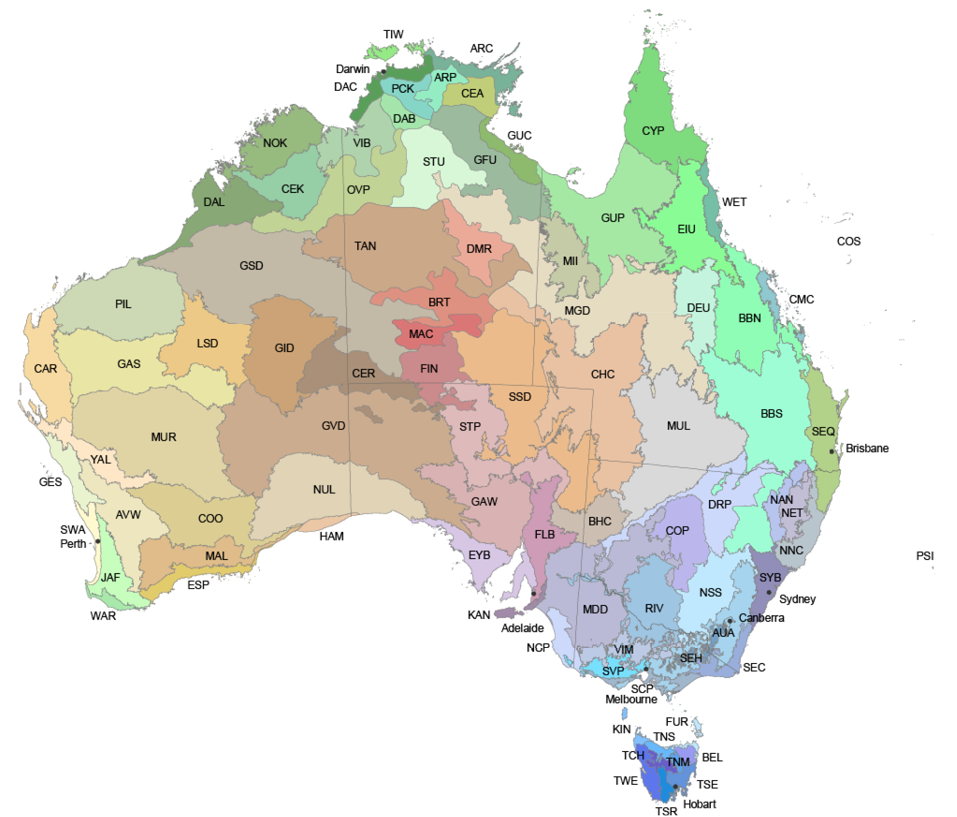
#> input picture maps/IBRA2.png, 957 x 817 px
$ python show_map.py
#> lines starting #> are read from the running program, lines starting #| are printed output that depends on the picture; after the words box and inside, x2 and y2 are one past the last pixel; in counts of white or black regions, pixels touching at a corner belong together
import cv2
import numpy as np

# Rights of the map go to https://wearebecome.com/article/tongjiziliao/cf/australian-ecosystems-k.html
map = "./maps/IBRA2.png"
LIMITS = 5

def convert_hsv_to_ranges(hsv):
    h = hsv[0]*255/360
    s = hsv[1]*255/100
    v = hsv[2]*255/100
    return [h, s, v]

def convert_to_ranges(hsv):
    new_hsv = convert_hsv_to_ranges(hsv)
    upper = [new_hsv[0]+LIMITS, new_hsv[1]+LIMITS, new_hsv[2]+LIMITS]
    lower = [new_hsv[0]-LIMITS, new_hsv[1]-LIMITS, new_hsv[2]-LIMITS]

    for idx, val in enumerate(upper):
        if val>255:
            upper[idx] = 255
    for idx, val in enumerate(lower):
        if val<0:
            lower[idx] = 0
    return [np.array(lower), np.array(upper)]

ibra_regs = {
    'CAR': [np.array([0, 77, 245], np.uint8), np.array([29, 98, 255], np.uint8)],
    'GAS': [np.array([25, 69, 226], np.uint8), np.array([39, 78, 255], np.uint8)],
    'PIL': [81, 17, 85],
    'MUR': [np.array([23, 61, 208], np.uint8), np.array([27, 68, 227], np.uint8)],
    'GES': [77, 15, 95],
    'YAL': [35, 21, 99],
    'SWA': [52, 18,100],
    'AVW': [51, 19, 92],
    'JAF': [110, 25, 99],
    'WAR': [122, 27, 90],
    'ESP': [48, 52, 88],
    'MAL': [35, 38, 87],
    'COO': [48, 33, 86],
    'PIL': [81, 17, 85],
    'DMR': [np.array([0, 0, 235], np.uint8), np.array([10, 255, 255], np.uint8)],
    'CHC': [np.array([10, 75, 226], np.uint8), np.array([13, 78, 240], np.uint8)],
}

text = [np.array([0, 0, 0]), np.array([254, 255, 127])]
outline = [np.array([0, 0, 255]), np.array([0, 0, 255])]


img = cv2.imread(map, 1)
#> img is the input picture: shape (817, 957, 3); mean B, G, R 216.5, 227.9, 226.5
hsv_img = cv2.cvtColor(img, cv2.COLOR_BGR2HSV)
#> hsv_img: shape (817, 957, 3); mean H, S, V 20.1, 27.6, 235.5

mask = cv2.inRange(hsv_img, *ibra_regs['CHC'])
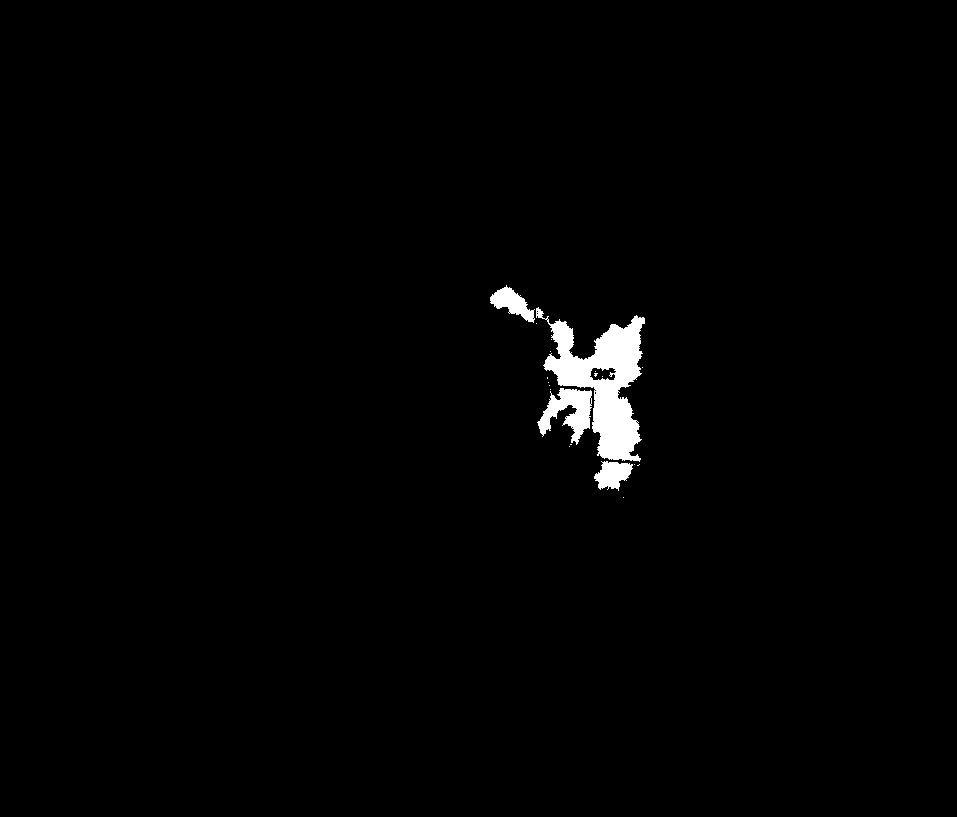
#> mask: shape (817, 957); 1.3% white; 20 white regions (16 under 20 px), largest, box (x1, y1, x2, y2) and area: (536, 307, 645, 462) 7068, (537, 388, 592, 445) 1546, (490, 285, 535, 323) 779, (594, 461, 633, 491) 740
res = cv2.bitwise_and(img, img, mask=mask)

ret, threshold = cv2.threshold(mask, 0, 255, cv2.THRESH_BINARY_INV+cv2.THRESH_OTSU)
#> ret = 0

mask_bkg = ~(cv2.inRange(hsv_img, *outline))
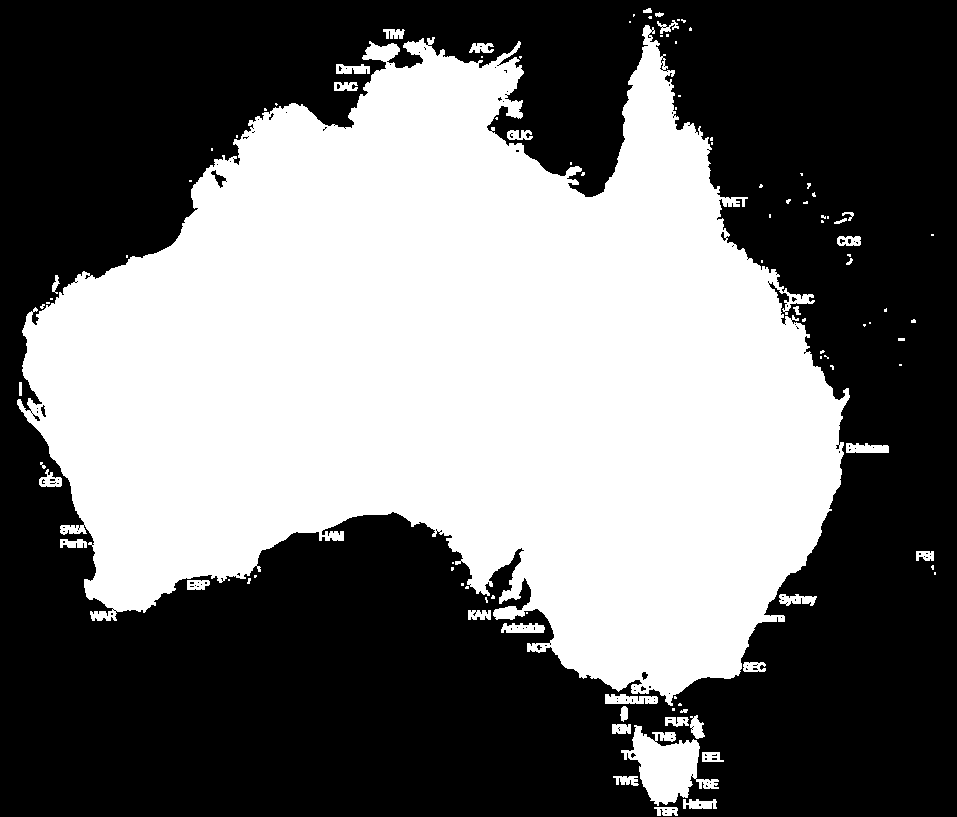
#> mask_bkg: shape (817, 957); 44.4% white; 103 white regions (65 under 20 px), largest, box (x1, y1, x2, y2) and area: (17, 25, 850, 706) 337047, (621, 725, 719, 806) 3797, (605, 694, 658, 704) 423
mask_text = (cv2.inRange(hsv_img, *text))
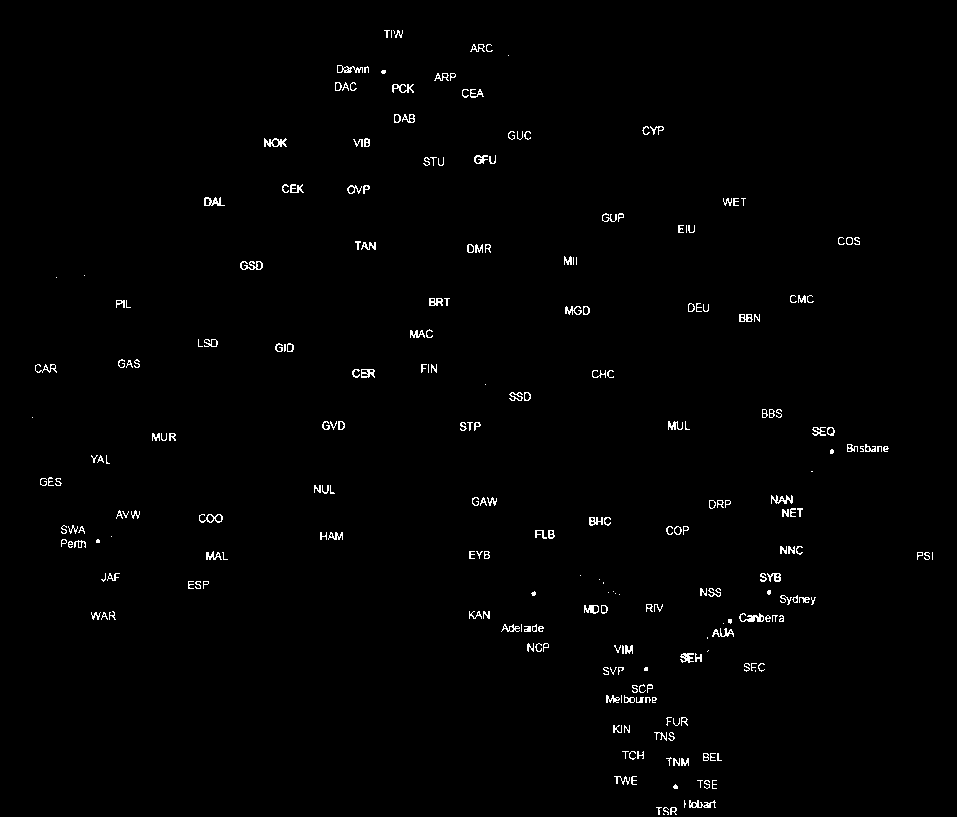
#> mask_text: shape (817, 957); 1.1% white in thin lines or dots

image2 = img.copy()
image2[mask_bkg > 0] = (0, 0, 0)
image2[mask_text > 0] = (0, 0, 0)
im = image2 | res
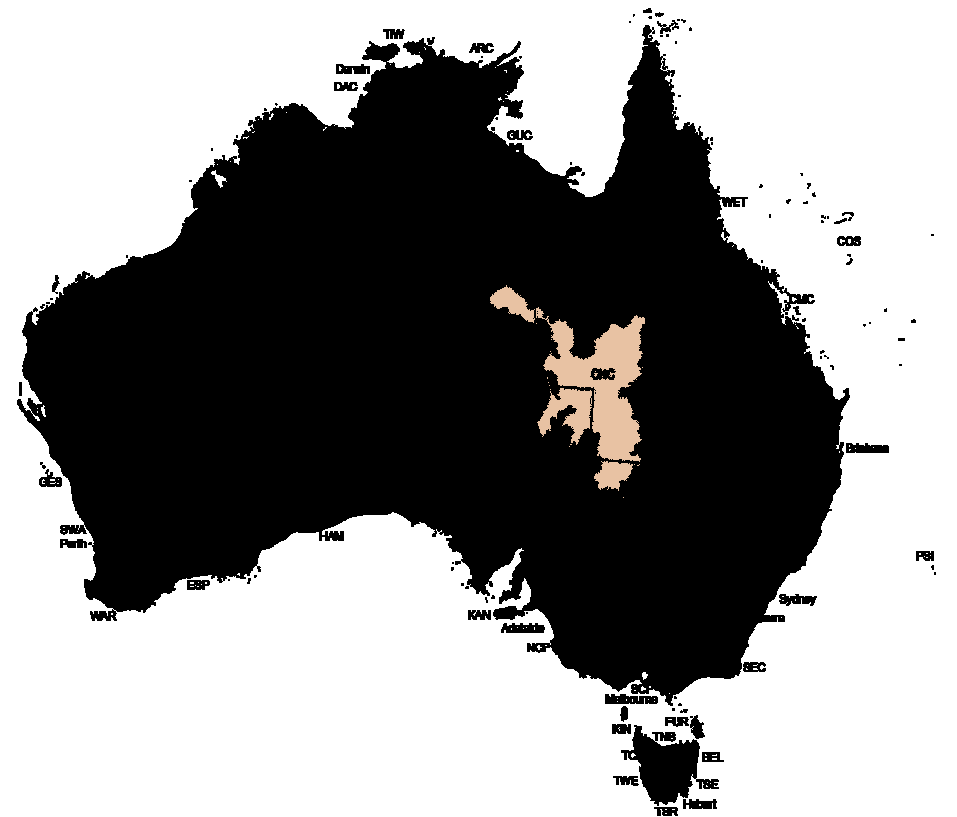
#> im: shape (817, 957, 3); mean B, G, R 143.9, 144.3, 144.8

# mask_gray_border = 255
# mask_white = cv2.inRange(hsv_img, lower_white, upper_white)

bkd = mask_bkg + mask_text

window_name = 'image'
cv2.imshow(window_name, im)
cv2.waitKey(0)

#closing all open windows
cv2.destroyAllWindows()
